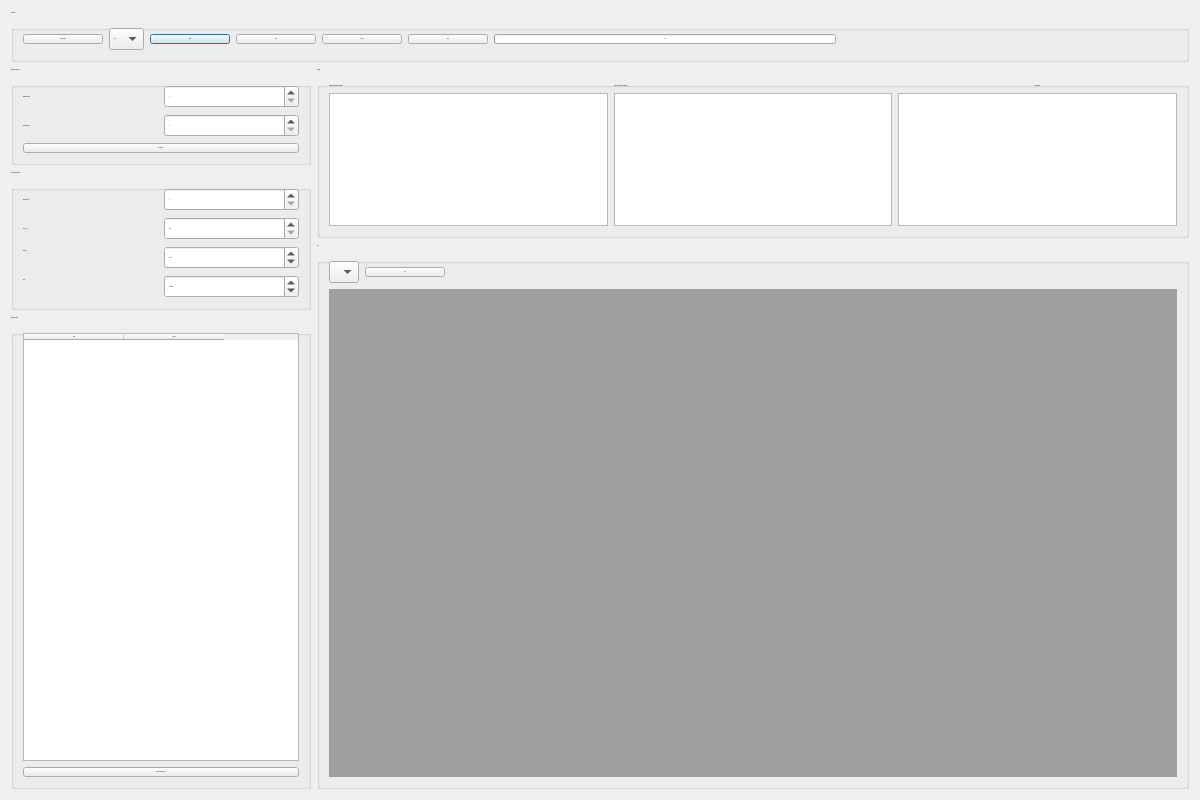
<?xml version="1.0" encoding="UTF-8"?>
<ui version="4.0">
 <class>Hybrid</class>
 <widget class="QDialog" name="Hybrid">
  <property name="geometry">
   <rect>
    <x>0</x>
    <y>0</y>
    <width>1200</width>
    <height>800</height>
   </rect>
  </property>
  <property name="windowTitle">
   <string>Dialog</string>
  </property>
  <property name="styleSheet">
   <string notr="true">font: 20px &quot;Calibri&quot;;</string>
  </property>
  <layout class="QGridLayout" name="gridLayout_4">
   <item row="0" column="0" colspan="2">
    <widget class="QGroupBox" name="groupBox_4">
     <property name="font">
      <font>
       <family>Calibri</family>
       <pointsize>-1</pointsize>
       <weight>50</weight>
       <italic>false</italic>
       <bold>false</bold>
       <underline>false</underline>
      </font>
     </property>
     <property name="title">
      <string>Processes</string>
     </property>
     <layout class="QGridLayout" name="gridLayout_2">
      <item row="0" column="2">
       <widget class="QComboBox" name="comboBox">
        <property name="font">
         <font>
          <family>Calibri</family>
          <pointsize>-1</pointsize>
          <weight>50</weight>
          <italic>false</italic>
          <bold>false</bold>
          <underline>false</underline>
         </font>
        </property>
        <item>
         <property name="text">
          <string>ODE</string>
         </property>
        </item>
        <item>
         <property name="text">
          <string>tODE</string>
         </property>
        </item>
        <item>
         <property name="text">
          <string>DM</string>
         </property>
        </item>
        <item>
         <property name="text">
          <string>RSSA</string>
         </property>
        </item>
        <item>
         <property name="text">
          <string>tRSSA</string>
         </property>
        </item>
        <item>
         <property name="text">
          <string>DM-ODE</string>
         </property>
        </item>
       </widget>
      </item>
      <item row="0" column="3">
       <widget class="QPushButton" name="pushButton_Check">
        <property name="font">
         <font>
          <family>Calibri</family>
          <pointsize>-1</pointsize>
          <weight>50</weight>
          <italic>false</italic>
          <bold>false</bold>
          <underline>false</underline>
         </font>
        </property>
        <property name="text">
         <string>Check</string>
        </property>
       </widget>
      </item>
      <item row="0" column="8">
       <spacer name="horizontalSpacer_3">
        <property name="orientation">
         <enum>Qt::Horizontal</enum>
        </property>
        <property name="sizeHint" stdset="0">
         <size>
          <width>40</width>
          <height>20</height>
         </size>
        </property>
       </spacer>
      </item>
      <item row="0" column="7">
       <widget class="QProgressBar" name="progressBar">
        <property name="value">
         <number>0</number>
        </property>
       </widget>
      </item>
      <item row="0" column="4">
       <widget class="QPushButton" name="pushButton_Run">
        <property name="font">
         <font>
          <family>Calibri</family>
          <pointsize>-1</pointsize>
          <weight>50</weight>
          <italic>false</italic>
          <bold>false</bold>
          <underline>false</underline>
         </font>
        </property>
        <property name="text">
         <string>Run</string>
        </property>
       </widget>
      </item>
      <item row="0" column="1">
       <widget class="QPushButton" name="pushButton_SBML_File">
        <property name="font">
         <font>
          <family>Calibri</family>
          <pointsize>-1</pointsize>
          <weight>50</weight>
          <italic>false</italic>
          <bold>false</bold>
          <underline>false</underline>
         </font>
        </property>
        <property name="text">
         <string>Import model</string>
        </property>
       </widget>
      </item>
      <item row="0" column="5">
       <widget class="QPushButton" name="pushButton_Output">
        <property name="font">
         <font>
          <family>Calibri</family>
          <pointsize>-1</pointsize>
          <weight>50</weight>
          <italic>false</italic>
          <bold>false</bold>
          <underline>false</underline>
         </font>
        </property>
        <property name="text">
         <string>Output</string>
        </property>
       </widget>
      </item>
      <item row="0" column="6">
       <widget class="QPushButton" name="pushButton_Clear">
        <property name="text">
         <string>Clear</string>
        </property>
       </widget>
      </item>
     </layout>
    </widget>
   </item>
   <item row="1" column="0">
    <widget class="QGroupBox" name="groupBox">
     <property name="minimumSize">
      <size>
       <width>300</width>
       <height>0</height>
      </size>
     </property>
     <property name="maximumSize">
      <size>
       <width>223</width>
       <height>16777215</height>
      </size>
     </property>
     <property name="font">
      <font>
       <family>Calibri</family>
       <pointsize>-1</pointsize>
       <weight>50</weight>
       <italic>false</italic>
       <bold>false</bold>
       <underline>false</underline>
      </font>
     </property>
     <property name="title">
      <string>Reactant Initialization</string>
     </property>
     <layout class="QGridLayout" name="gridLayout">
      <item row="0" column="0">
       <widget class="QLabel" name="label_R_N">
        <property name="font">
         <font>
          <family>Calibri</family>
          <pointsize>-1</pointsize>
          <weight>50</weight>
          <italic>false</italic>
          <bold>false</bold>
          <underline>false</underline>
         </font>
        </property>
        <property name="text">
         <string>Reactant number</string>
        </property>
       </widget>
      </item>
      <item row="0" column="1">
       <widget class="QSpinBox" name="spinBox_R_N">
        <property name="font">
         <font>
          <family>Calibri</family>
          <pointsize>-1</pointsize>
          <weight>50</weight>
          <italic>false</italic>
          <bold>false</bold>
          <underline>false</underline>
         </font>
        </property>
        <property name="maximum">
         <number>10000</number>
        </property>
       </widget>
      </item>
      <item row="1" column="0">
       <widget class="QLabel" name="label_R_C">
        <property name="font">
         <font>
          <family>Calibri</family>
          <pointsize>-1</pointsize>
          <weight>50</weight>
          <italic>false</italic>
          <bold>false</bold>
          <underline>false</underline>
         </font>
        </property>
        <property name="text">
         <string>Reaction number</string>
        </property>
       </widget>
      </item>
      <item row="1" column="1">
       <widget class="QSpinBox" name="spinBox_R_C">
        <property name="font">
         <font>
          <family>Calibri</family>
          <pointsize>-1</pointsize>
          <weight>50</weight>
          <italic>false</italic>
          <bold>false</bold>
          <underline>false</underline>
         </font>
        </property>
        <property name="maximum">
         <number>10000</number>
        </property>
       </widget>
      </item>
      <item row="2" column="0" colspan="2">
       <widget class="QPushButton" name="pushButton_Ini_tables">
        <property name="font">
         <font>
          <family>Calibri</family>
          <pointsize>-1</pointsize>
          <weight>50</weight>
          <italic>false</italic>
          <bold>false</bold>
          <underline>false</underline>
         </font>
        </property>
        <property name="text">
         <string>Initialization</string>
        </property>
       </widget>
      </item>
     </layout>
    </widget>
   </item>
   <item row="1" column="1" rowspan="2">
    <widget class="QGroupBox" name="groupBox_3">
     <property name="font">
      <font>
       <family>Calibri</family>
       <pointsize>-1</pointsize>
       <weight>50</weight>
       <italic>false</italic>
       <bold>false</bold>
       <underline>false</underline>
      </font>
     </property>
     <property name="title">
      <string>Reaction</string>
     </property>
     <layout class="QGridLayout" name="gridLayout_6">
      <item row="0" column="0">
       <widget class="QLabel" name="label_5">
        <property name="font">
         <font>
          <family>Calibri</family>
          <pointsize>-1</pointsize>
          <weight>50</weight>
          <italic>false</italic>
          <bold>false</bold>
          <underline>false</underline>
         </font>
        </property>
        <property name="text">
         <string>Reactant stoichiometric coefficient</string>
        </property>
       </widget>
      </item>
      <item row="0" column="1">
       <widget class="QLabel" name="label_7">
        <property name="font">
         <font>
          <family>Calibri</family>
          <pointsize>-1</pointsize>
          <weight>50</weight>
          <italic>false</italic>
          <bold>false</bold>
          <underline>false</underline>
         </font>
        </property>
        <property name="text">
         <string>Product stoichiometric coefficient</string>
        </property>
       </widget>
      </item>
      <item row="0" column="2">
       <widget class="QLabel" name="label_10">
        <property name="font">
         <font>
          <family>Calibri</family>
          <pointsize>-1</pointsize>
          <weight>50</weight>
          <italic>false</italic>
          <bold>false</bold>
          <underline>false</underline>
         </font>
        </property>
        <property name="text">
         <string>Reaction rates</string>
        </property>
        <property name="scaledContents">
         <bool>false</bool>
        </property>
        <property name="alignment">
         <set>Qt::AlignCenter</set>
        </property>
       </widget>
      </item>
      <item row="1" column="0">
       <widget class="QTableWidget" name="tableWidget_R_S_C">
        <property name="font">
         <font>
          <family>Calibri</family>
          <pointsize>-1</pointsize>
          <weight>50</weight>
          <italic>false</italic>
          <bold>false</bold>
          <underline>false</underline>
         </font>
        </property>
        <property name="sizeAdjustPolicy">
         <enum>QAbstractScrollArea::AdjustToContentsOnFirstShow</enum>
        </property>
        <property name="editTriggers">
         <set>QAbstractItemView::AnyKeyPressed|QAbstractItemView::EditKeyPressed|QAbstractItemView::SelectedClicked</set>
        </property>
        <property name="textElideMode">
         <enum>Qt::ElideMiddle</enum>
        </property>
       </widget>
      </item>
      <item row="1" column="1">
       <widget class="QTableWidget" name="tableWidget_P_S_C">
        <property name="font">
         <font>
          <family>Calibri</family>
          <pointsize>-1</pointsize>
          <weight>50</weight>
          <italic>false</italic>
          <bold>false</bold>
          <underline>false</underline>
         </font>
        </property>
        <property name="sizeAdjustPolicy">
         <enum>QAbstractScrollArea::AdjustToContentsOnFirstShow</enum>
        </property>
        <property name="editTriggers">
         <set>QAbstractItemView::AnyKeyPressed|QAbstractItemView::EditKeyPressed|QAbstractItemView::SelectedClicked</set>
        </property>
       </widget>
      </item>
      <item row="1" column="2">
       <widget class="QTableWidget" name="tableWidget_R_rate">
        <property name="font">
         <font>
          <family>Calibri</family>
          <pointsize>-1</pointsize>
          <weight>50</weight>
          <italic>false</italic>
          <bold>false</bold>
          <underline>false</underline>
         </font>
        </property>
        <property name="sizeAdjustPolicy">
         <enum>QAbstractScrollArea::AdjustToContentsOnFirstShow</enum>
        </property>
        <property name="editTriggers">
         <set>QAbstractItemView::AnyKeyPressed|QAbstractItemView::EditKeyPressed|QAbstractItemView::SelectedClicked</set>
        </property>
        <property name="columnCount">
         <number>0</number>
        </property>
       </widget>
      </item>
     </layout>
    </widget>
   </item>
   <item row="2" column="0" rowspan="2">
    <widget class="QGroupBox" name="groupBox_5">
     <property name="minimumSize">
      <size>
       <width>300</width>
       <height>0</height>
      </size>
     </property>
     <property name="maximumSize">
      <size>
       <width>223</width>
       <height>16777215</height>
      </size>
     </property>
     <property name="font">
      <font>
       <family>Calibri</family>
       <pointsize>-1</pointsize>
       <weight>50</weight>
       <italic>false</italic>
       <bold>false</bold>
      </font>
     </property>
     <property name="title">
      <string>Simulation parameters</string>
     </property>
     <layout class="QGridLayout" name="gridLayout_5">
      <item row="0" column="0">
       <widget class="QLabel" name="label_9">
        <property name="font">
         <font>
          <family>Calibri</family>
          <pointsize>-1</pointsize>
          <weight>50</weight>
          <italic>false</italic>
          <bold>false</bold>
          <underline>false</underline>
         </font>
        </property>
        <property name="text">
         <string>Simulation cycle</string>
        </property>
       </widget>
      </item>
      <item row="0" column="1">
       <widget class="QSpinBox" name="spinBox_Cycle">
        <property name="font">
         <font>
          <family>Calibri</family>
          <pointsize>-1</pointsize>
          <weight>50</weight>
          <italic>false</italic>
          <bold>false</bold>
          <underline>false</underline>
         </font>
        </property>
        <property name="maximum">
         <number>1000000000</number>
        </property>
       </widget>
      </item>
      <item row="1" column="0">
       <widget class="QLabel" name="label_14">
        <property name="font">
         <font>
          <family>Calibri</family>
          <pointsize>-1</pointsize>
          <weight>50</weight>
          <italic>false</italic>
          <bold>false</bold>
          <underline>false</underline>
         </font>
        </property>
        <property name="text">
         <string>Initial time</string>
        </property>
       </widget>
      </item>
      <item row="1" column="1">
       <widget class="QDoubleSpinBox" name="doubleSpinBox_Ini_Time">
        <property name="maximum">
         <double>1000000.000000000000000</double>
        </property>
       </widget>
      </item>
      <item row="2" column="0">
       <widget class="QLabel" name="label_15">
        <property name="font">
         <font>
          <family>Calibri</family>
          <pointsize>-1</pointsize>
          <weight>50</weight>
          <italic>false</italic>
          <bold>false</bold>
          <underline>false</underline>
         </font>
        </property>
        <property name="text">
         <string>Time step</string>
        </property>
       </widget>
      </item>
      <item row="2" column="1" rowspan="2">
       <widget class="QDoubleSpinBox" name="doubleSpinBox_ODE_Step">
        <property name="decimals">
         <number>4</number>
        </property>
        <property name="singleStep">
         <double>0.001000000000000</double>
        </property>
        <property name="value">
         <double>0.010000000000000</double>
        </property>
       </widget>
      </item>
      <item row="3" column="0" rowspan="2">
       <widget class="QLabel" name="label_16">
        <property name="font">
         <font>
          <family>Calibri</family>
          <pointsize>-1</pointsize>
          <weight>50</weight>
          <italic>false</italic>
          <bold>false</bold>
          <underline>false</underline>
         </font>
        </property>
        <property name="text">
         <string>Error</string>
        </property>
       </widget>
      </item>
      <item row="4" column="1">
       <widget class="QDoubleSpinBox" name="doubleSpinBox_Error">
        <property name="decimals">
         <number>6</number>
        </property>
        <property name="maximum">
         <double>10.000000000000000</double>
        </property>
        <property name="singleStep">
         <double>0.000010000000000</double>
        </property>
        <property name="value">
         <double>0.000010000000000</double>
        </property>
       </widget>
      </item>
     </layout>
    </widget>
   </item>
   <item row="3" column="1" rowspan="2">
    <widget class="QGroupBox" name="groupBox_6">
     <property name="font">
      <font>
       <family>Calibri</family>
       <pointsize>-1</pointsize>
       <weight>50</weight>
       <italic>false</italic>
       <bold>false</bold>
      </font>
     </property>
     <property name="title">
      <string>Plot</string>
     </property>
     <layout class="QGridLayout" name="gridLayout_7">
      <item row="1" column="0" colspan="3">
       <widget class="QMdiArea" name="mdiArea_plot"/>
      </item>
      <item row="0" column="0">
       <widget class="QComboBox" name="comboBox_Plot">
        <property name="currentIndex">
         <number>-1</number>
        </property>
       </widget>
      </item>
      <item row="0" column="1">
       <widget class="QPushButton" name="pushButton_Plot">
        <property name="text">
         <string>Plot</string>
        </property>
       </widget>
      </item>
      <item row="0" column="2">
       <spacer name="horizontalSpacer">
        <property name="orientation">
         <enum>Qt::Horizontal</enum>
        </property>
        <property name="sizeHint" stdset="0">
         <size>
          <width>40</width>
          <height>20</height>
         </size>
        </property>
       </spacer>
      </item>
     </layout>
    </widget>
   </item>
   <item row="4" column="0">
    <widget class="QGroupBox" name="groupBox_2">
     <property name="minimumSize">
      <size>
       <width>300</width>
       <height>0</height>
      </size>
     </property>
     <property name="maximumSize">
      <size>
       <width>223</width>
       <height>16777215</height>
      </size>
     </property>
     <property name="font">
      <font>
       <family>Calibri</family>
       <pointsize>-1</pointsize>
       <weight>50</weight>
       <italic>false</italic>
       <bold>false</bold>
       <underline>false</underline>
      </font>
     </property>
     <property name="title">
      <string>Reactant number</string>
     </property>
     <layout class="QGridLayout" name="gridLayout_3">
      <item row="0" column="0" colspan="2">
       <widget class="QTableWidget" name="tableWidget_R_N">
        <property name="font">
         <font>
          <family>Calibri</family>
          <pointsize>-1</pointsize>
          <weight>50</weight>
          <italic>false</italic>
          <bold>false</bold>
          <underline>false</underline>
         </font>
        </property>
        <property name="layoutDirection">
         <enum>Qt::LeftToRight</enum>
        </property>
        <property name="sizeAdjustPolicy">
         <enum>QAbstractScrollArea::AdjustToContentsOnFirstShow</enum>
        </property>
        <property name="columnCount">
         <number>2</number>
        </property>
        <column>
         <property name="text">
          <string>Name</string>
         </property>
        </column>
        <column>
         <property name="text">
          <string>Number</string>
         </property>
        </column>
       </widget>
      </item>
      <item row="1" column="0" colspan="2">
       <widget class="QPushButton" name="pushButton_Set_Reaction">
        <property name="font">
         <font>
          <family>Calibri</family>
          <pointsize>-1</pointsize>
          <weight>50</weight>
          <italic>false</italic>
          <bold>false</bold>
          <underline>false</underline>
         </font>
        </property>
        <property name="text">
         <string>Input chemical reaction</string>
        </property>
       </widget>
      </item>
     </layout>
    </widget>
   </item>
  </layout>
 </widget>
 <resources/>
 <connections/>
</ui>
